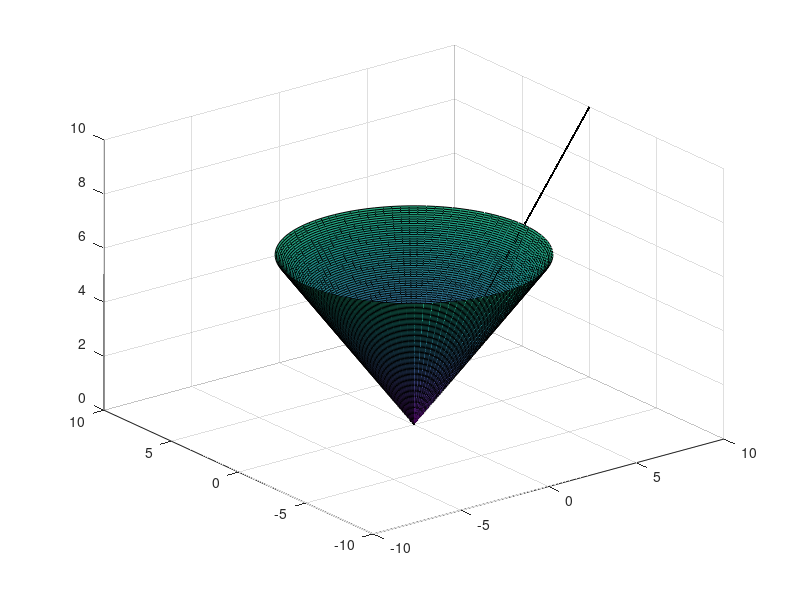

This figure's MATLAB source: (Note: this script raises an error after producing the figure.)
% Presek stožca s tangentno ravnino:

r = linspace(0, 2 * pi) ;
th = linspace(0, 2 * pi) ;
[R,T] = meshgrid(r, th) ;
X = R.*cos(T);
Y = R.*sin(T);
Z = R;
surf(X, Y, Z);
hold on;

% Nariši nosilko stožca:

x = meshgrid(0 : 0.1 : 10); 
y = zeros(101, 101);
z = x;
s = surf(x, y, z) 
s.EdgeColor = 'red'

xlabel('x');
ylabel('y');
zlabel('z');

% Nariši tangentnoravnino:
[x_r, y_r] = meshgrid(-10:0.1:10); % Generate x and y data
z_r = x_r; % Generate z data
S_r = surf(x_r, y_r, z_r) % Plot the surface
S_r.EdgeColor = 'yellow'